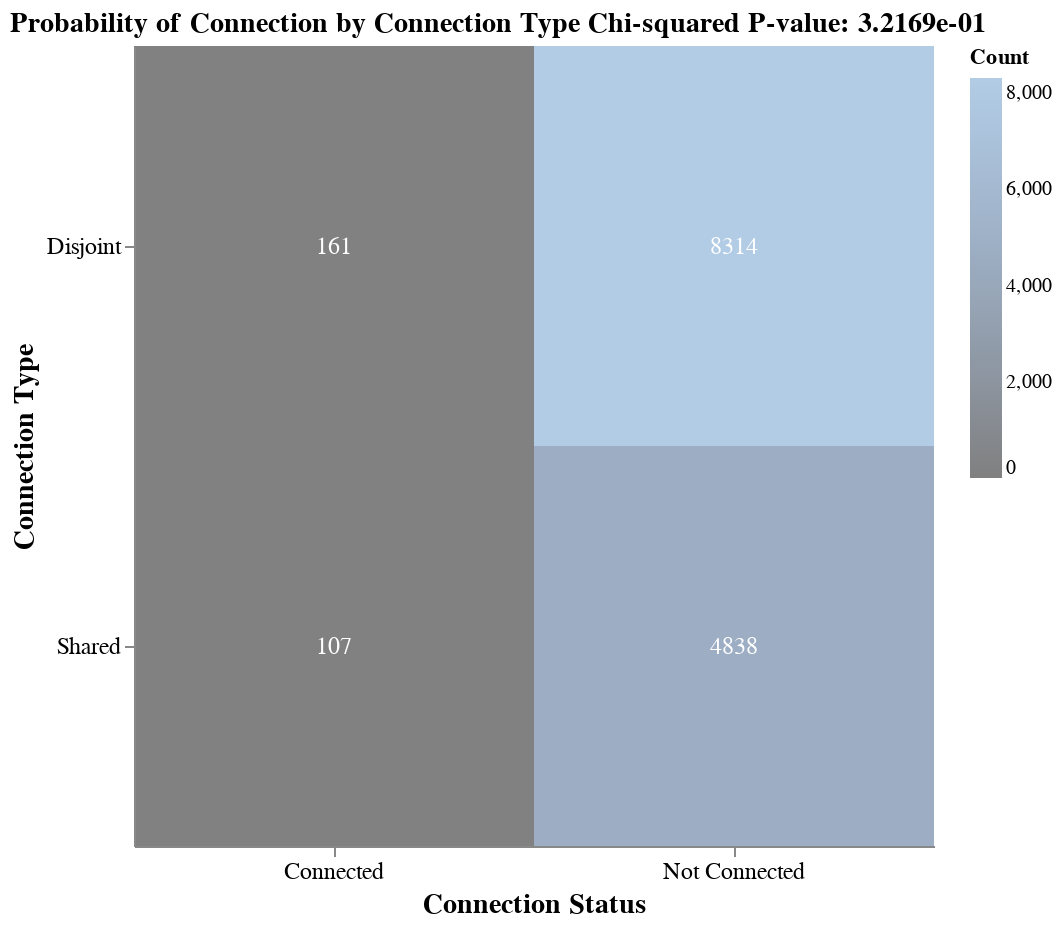

The code cell stored with this chart in its notebook:
### Markdown cell above
### Report Results

### Code cell
print("Monosynaptic Pairwise Connections by Connection Type Contingency Table:")
chi_squared_analysis(monosynaptic_pairwise_contingency_table, save=True, figure_name='Prob_Conn_by_Conn_Type')

### Figure 1 — Vega-Lite specification as saved in the notebook (floating-point values rounded to 4 significant figures)
{"config": {"view": {"continuousWidth": 300, "continuousHeight": 300, "stroke": null}, "axis": {"labelFontSize": 12, "titleFontSize": 14}, "title": {"anchor": "start", "fontSize": 14}}, "layer": [{"mark": {"type": "rect"}, "encoding": {"color": {"field": "Count", "scale": {"domain": [0, 8314.0], "range": ["grey", "rgba(102,153,204,0.5)"]}, "title": "Count", "type": "quantitative"}, "tooltip": [{"field": "Connection Type", "type": "nominal"}, {"field": "Connection Status", "type": "nominal"}, {"field": "Count", "type": "quantitative"}], "x": {"axis": {"labelAngle": 0}, "field": "Connection Status", "title": "Connection Status", "type": "nominal"}, "y": {"field": "Connection Type", "title": "Connection Type", "type": "nominal"}}, "title": "Probability of Connection by Connection Type\nChi-squared P-value: 3.2169e-01"}, {"mark": {"type": "text", "align": "center", "baseline": "middle", "color": "white", "fontSize": 12}, "encoding": {"text": {"field": "Count", "type": "quantitative"}, "x": {"field": "Connection Status", "type": "nominal"}, "y": {"field": "Connection Type", "type": "nominal"}}}], "data": {"name": "data-f7c77ddc719a8d789400fa98bac1052f"}, "height": 400, "width": 400, "$schema": "https://vega.github.io/schema/vega-lite/v5.20.1.json", "datasets": {"data-f7c77ddc719a8d789400fa98bac1052f": [{"Connection Type": "Shared", "Connection Status": "Connected", "Count": 107}, {"Connection Type": "Disjoint", "Connection Status": "Connected", "Count": 161}, {"Connection Type": "Shared", "Connection Status": "Not Connected", "Count": 4838}, {"Connection Type": "Disjoint", "Connection Status": "Not Connected", "Count": 8314}]}}
